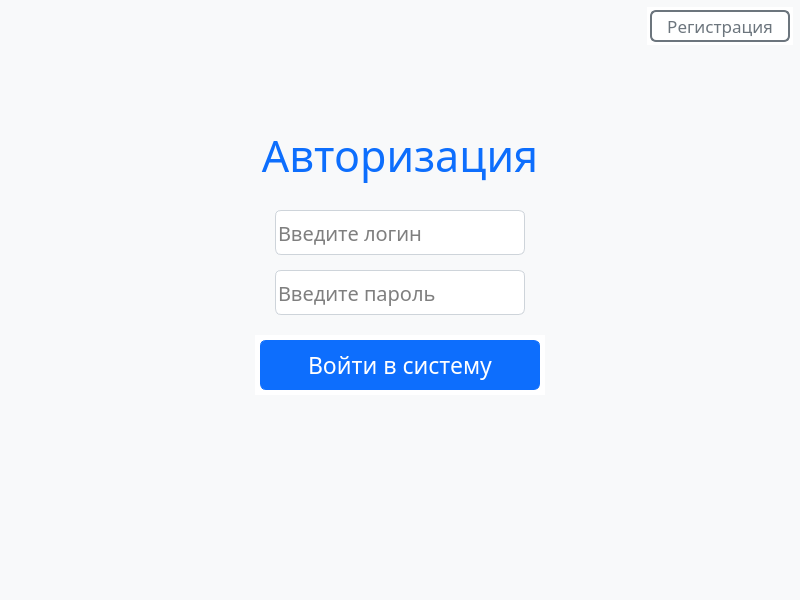
    <widget class="QWidget" name="authPage">
     <property name="sizePolicy">
      <sizepolicy hsizetype="Fixed" vsizetype="Fixed">
       <horstretch>0</horstretch>
       <verstretch>0</verstretch>
      </sizepolicy>
     </property>
     <property name="minimumSize">
      <size>
       <width>800</width>
       <height>600</height>
      </size>
     </property>
     <property name="maximumSize">
      <size>
       <width>800</width>
       <height>600</height>
      </size>
     </property>
     <property name="styleSheet">
      <string notr="true">border: none;
background-color: rgb(248,249,250);</string>
     </property>
     <widget class="QLabel" name="authTitleLabel">
      <property name="enabled">
       <bool>true</bool>
      </property>
      <property name="geometry">
       <rect>
        <x>240</x>
        <y>120</y>
        <width>320</width>
        <height>70</height>
       </rect>
      </property>
      <property name="font">
       <font>
        <family>Trebuchet MS</family>
        <pointsize>32</pointsize>
        <weight>50</weight>
        <bold>false</bold>
        <stylestrategy>PreferAntialias</stylestrategy>
       </font>
      </property>
      <property name="styleSheet">
       <string notr="true">color: rgb(13,110,253)</string>
      </property>
      <property name="text">
       <string>Авторизация</string>
      </property>
      <property name="textFormat">
       <enum>Qt::AutoText</enum>
      </property>
      <property name="alignment">
       <set>Qt::AlignCenter</set>
      </property>
     </widget>
     <widget class="QLineEdit" name="authLoginLine">
      <property name="geometry">
       <rect>
        <x>275</x>
        <y>210</y>
        <width>250</width>
        <height>45</height>
       </rect>
      </property>
      <property name="font">
       <font>
        <family>Trebuchet MS</family>
        <pointsize>15</pointsize>
       </font>
      </property>
      <property name="accessibleName">
       <string/>
      </property>
      <property name="styleSheet">
       <string notr="true">QLineEdit {
background-color: white;
border: 1px solid rgb(206,212,218);
border-radius: 6px;
color:rgb(0, 0, 0);
}
QLineEdit:focus {
border: 2px solid rgb(143,184,243);
}</string>
      </property>
      <property name="inputMethodHints">
       <set>Qt::ImhLatinOnly</set>
      </property>
      <property name="text">
       <string/>
      </property>
      <property name="maxLength">
       <number>14</number>
      </property>
      <property name="placeholderText">
       <string>Введите логин</string>
      </property>
     </widget>
     <widget class="QLineEdit" name="authPasswordLine">
      <property name="geometry">
       <rect>
        <x>275</x>
        <y>270</y>
        <width>250</width>
        <height>45</height>
       </rect>
      </property>
      <property name="font">
       <font>
        <family>Trebuchet MS</family>
        <pointsize>15</pointsize>
       </font>
      </property>
      <property name="accessibleName">
       <string/>
      </property>
      <property name="styleSheet">
       <string notr="true">QLineEdit {
background-color: white;
border: 1px solid rgb(206,212,218);
border-radius: 6px;
color:rgb(0, 0, 0);
}
QLineEdit:focus {
border: 2px solid rgb(143,184,243);
}</string>
      </property>
      <property name="inputMethodHints">
       <set>Qt::ImhHiddenText|Qt::ImhLatinOnly|Qt::ImhNoAutoUppercase|Qt::ImhNoPredictiveText|Qt::ImhSensitiveData</set>
      </property>
      <property name="text">
       <string/>
      </property>
      <property name="maxLength">
       <number>14</number>
      </property>
      <property name="echoMode">
       <enum>QLineEdit::Password</enum>
      </property>
      <property name="placeholderText">
       <string>Введите пароль</string>
      </property>
     </widget>
     <widget class="QPushButton" name="authEnterButton">
      <property name="geometry">
       <rect>
        <x>260</x>
        <y>340</y>
        <width>280</width>
        <height>50</height>
       </rect>
      </property>
      <property name="font">
       <font>
        <family>Trebuchet MS</family>
        <pointsize>17</pointsize>
        <weight>50</weight>
        <bold>false</bold>
       </font>
      </property>
      <property name="styleSheet">
       <string notr="true">QPushButton {
color: white;
border:1px solid rgb(13,110,253);
border-radius: 6px;
background-color: rgb(13,110,253);
}
QPushButton:focus {
border: 3px solid rgb(11,94,215);
outline: none;
}
QPushButton:hover {
border-color: rgb(11,94,215);
background-color: rgb(11,94,215);
}</string>
      </property>
      <property name="text">
       <string>Войти в систему</string>
      </property>
     </widget>
     <widget class="QPushButton" name="authToRegButton">
      <property name="geometry">
       <rect>
        <x>650</x>
        <y>10</y>
        <width>140</width>
        <height>32</height>
       </rect>
      </property>
      <property name="font">
       <font>
        <family>Trebuchet MS</family>
        <pointsize>13</pointsize>
        <weight>50</weight>
        <bold>false</bold>
       </font>
      </property>
      <property name="styleSheet">
       <string notr="true">QPushButton {
color: rgb(108,117,125);
border:2px solid rgb(108,117,125);
border-radius: 6px;
background-color: transparent;
}
QPushButton:focus {
border: 3px solid rgb(108,117,125);
outline: none;
}
QPushButton:hover {
border-color: rgb(108, 117, 125);
background-color: rgb(108, 117, 125);
color: rgb(255, 255, 255);
}</string>
      </property>
      <property name="text">
       <string>Регистрация</string>
      </property>
     </widget>
     <widget class="QLabel" name="authWrongLabel">
      <property name="geometry">
       <rect>
        <x>230</x>
        <y>500</y>
        <width>360</width>
        <height>16</height>
       </rect>
      </property>
      <property name="font">
       <font>
        <family>Trebuchet MS</family>
        <pointsize>11</pointsize>
       </font>
      </property>
      <property name="styleSheet">
       <string notr="true">color: rgb(220, 53, 69);</string>
      </property>
      <property name="text">
       <string/>
      </property>
      <property name="alignment">
       <set>Qt::AlignCenter</set>
      </property>
     </widget>
     <widget class="QFrame" name="authEnterButtonFrame">
      <property name="geometry">
       <rect>
        <x>255</x>
        <y>335</y>
        <width>290</width>
        <height>60</height>
       </rect>
      </property>
      <property name="styleSheet">
       <string notr="true">border: none;
background-color: rgb(255,255,255);</string>
      </property>
      <property name="frameShape">
       <enum>QFrame::StyledPanel</enum>
      </property>
      <property name="frameShadow">
       <enum>QFrame::Raised</enum>
      </property>
     </widget>
     <widget class="QFrame" name="authToRegButtonFrame">
      <property name="geometry">
       <rect>
        <x>647</x>
        <y>7</y>
        <width>146</width>
        <height>38</height>
       </rect>
      </property>
      <property name="styleSheet">
       <string notr="true">border: none;
background-color: rgb(255,255,255);</string>
      </property>
      <property name="frameShape">
       <enum>QFrame::StyledPanel</enum>
      </property>
      <property name="frameShadow">
       <enum>QFrame::Raised</enum>
      </property>
     </widget>
     <zorder>authToRegButtonFrame</zorder>
     <zorder>authEnterButtonFrame</zorder>
     <zorder>authTitleLabel</zorder>
     <zorder>authLoginLine</zorder>
     <zorder>authPasswordLine</zorder>
     <zorder>authEnterButton</zorder>
     <zorder>authToRegButton</zorder>
     <zorder>authWrongLabel</zorder>
    </widget>
